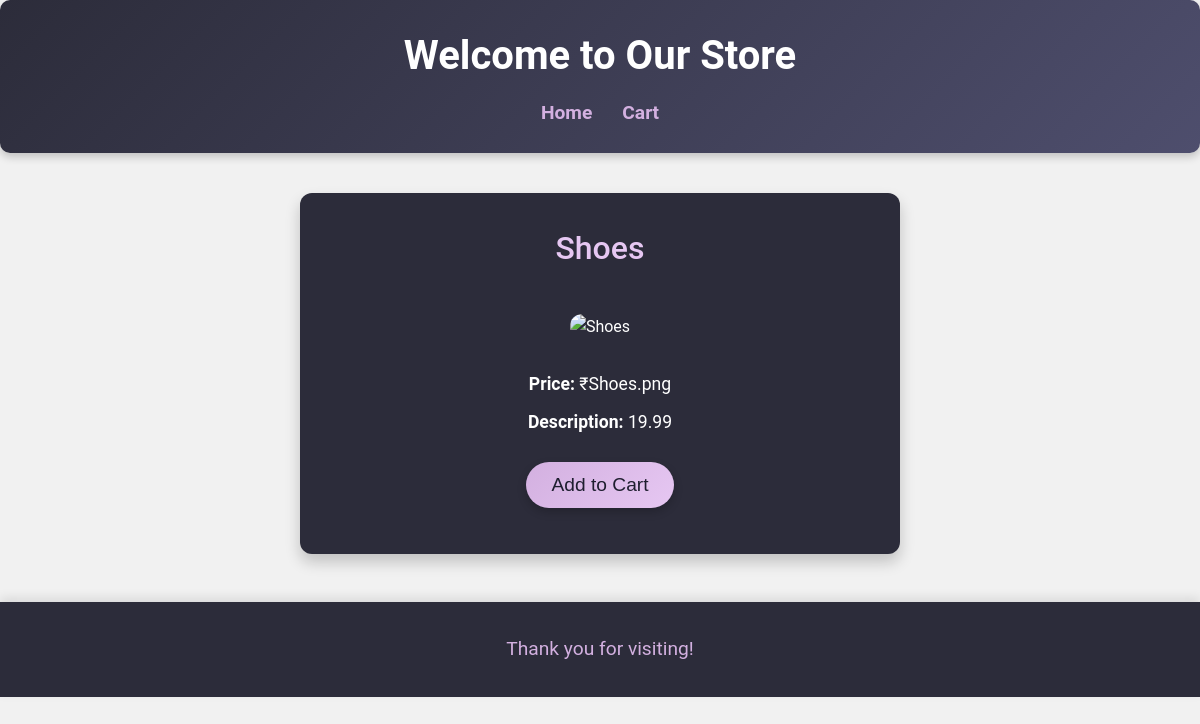
/product/5, run on the app's committed database.
### tables this page shows
CREATE TABLE products (
       id INTEGER PRIMARY KEY AUTOINCREMENT,
       name TEXT NOT NULL,
       description TEXT,
       price REAL,
       image TEXT
   );

### app.py (the view)
@app.route('/product/<int:product_id>')
def product_page(product_id):
    product_tuple = get_product_by_id(product_id)
    product_dict = {
        'id': product_tuple[0],
        'name': product_tuple[1],
        'image': product_tuple[2],
        'description': product_tuple[3],
        'price': product_tuple[4]
    }
    return render_template('product_description.html', product=product_dict)

### app.py (called while the page is built)
def get_product_by_id(product_id):
    conn = sqlite3.connect('database.db')
    c = conn.cursor()
    c.execute("SELECT * FROM products WHERE id = ?", (product_id,))
    product = c.fetchone()
    conn.close()
    return product

### templates/product_description.html (shortened to what this page needs)
<!DOCTYPE html>
<html lang="en">
<head>
    <link rel="stylesheet" href="{{ url_for('static', filename='style.css') }}">
</head>
<body>
    <header>
        <h1>Welcome to Our Store</h1>
        <nav>
            <a href="{{ url_for('index') }}">Home</a>
            <a href="{{ url_for('view_cart') }}">Cart</a>
        </nav>
    </header>
    <section class="product-description">
        <h2>{{ product['name'] }}</h2>
        <img src="{{ url_for('static', filename='images/' + (product['images.png'] | default('default.png', true))) }}" alt="{{ product['name'] }}" class="product-image">
        <p><strong>Price:</strong> ₹{{ product['price'] }}</p>
        <p><strong>Description:</strong> {{ product['description'] }}</p>
        <button class="add-to-cart" onclick="window.location.href='{{ url_for('add_to_cart', product_id=product['id']) }}'">Add to Cart</button>
    </section>
    <footer>
        <p>Thank you for visiting!</p>
    </footer>
</body>
</html>

### static/style.css (style rules this page uses)
* { margin: 0; padding: 0; box-sizing: border-box; }
:root { --background-color: #1e1e2f; --text-color: #e0e0e0; --primary-color: #2c2c3a; --accent-color: #d3b0e0; --highlight-color: #b08bc9; --button-hover: #e6c7f2; --button-shadow: rgba(0, 0, 0, 0.2); --card-shadow: rgba(0, 0, 0, 0.3); --gradient-start: #2c2c3a; --gradient-end: #3a3a4e; }
body { font-family: 'Segoe UI', Tahoma, Geneva, Verdana, sans-serif; background-color: var(--background-color); color: var(--text-color); line-height: 1.6; transition: background-color 0.3s ease; }
h1, h2, h3 { font-family: 'Roboto', sans-serif; color: var(--accent-color); text-align: center; font-weight: 500; }
header { background-color: var(--primary-color); color: var(--accent-color); padding: 1.5rem; text-align: center; box-shadow: 0 6px 15px var(--card-shadow); border-radius: 10px; }
nav { margin-top: 1rem; display: flex; justify-content: center; }
nav a { color: var(--accent-color); text-decoration: none; margin: 0 20px; font-weight: 600; font-size: 1.1rem; transition: color 0.3s ease; }
.product-image { width: 100%; height: auto; border-radius: 10px; margin-bottom: 1.5rem; transition: transform 0.3s ease; }
.view-details, .add-to-cart { display: inline-block; background: linear-gradient(135deg, var(--accent-color), var(--highlight-color)); color: var(--background-color); padding: 0.6rem 1.2rem; margin: 1rem 0; border-radius: 20px; font-size: 1rem; cursor: pointer; transition: transform 0.3s ease; box-shadow: 0 4px 10px var(--button-shadow); }
button, .checkout-button, .continue-shopping, .back-to-shop { background: linear-gradient(135deg, var(--accent-color), var(--highlight-color)); color: var(--background-color); padding: 1rem 1.8rem; border: none; border-radius: 30px; font-size: 1.1rem; cursor: pointer; text-align: center; transition: background-color 0.3s ease, transform 0.3s ease; display: inline-block; box-shadow: 0 6px 15px var(--button-shadow); }
footer { text-align: center; padding: 1.5rem; background-color: var(--primary-color); color: var(--accent-color); margin-top: 2rem; box-shadow: 0 -6px 20px var(--card-shadow); }
html { scroll-behavior: smooth; }

### templates/product_description.html (style rules this page uses)
body { font-family: 'Roboto', sans-serif; background-color: #f1f1f1; color: #333; margin: 0; padding: 0; box-sizing: border-box; line-height: 1.6; }
header { background: linear-gradient(135deg, #2c2c3a, #4e4e6d); color: #d3b0e0; padding: 1.5rem; text-align: center; box-shadow: 0 4px 8px rgba(0, 0, 0, 0.2); }
header h1 { margin: 0; font-size: 2.5rem; font-weight: bold; color: #fff; }
nav { margin-top: 10px; }
nav a { color: #d3b0e0; text-decoration: none; margin: 0 15px; font-size: 1.2rem; font-weight: 600; }
.product-description { text-align: center; margin: 40px auto; max-width: 600px; padding: 30px; background-color: #2c2c3a; border-radius: 12px; color: #fff; box-shadow: 0 8px 15px rgba(0, 0, 0, 0.2); transition: transform 0.3s ease, box-shadow 0.3s ease; }
.product-description h2 { color: #e6c7f2; font-size: 2rem; margin-bottom: 20px; }
.product-description p { font-size: 1.1rem; margin: 10px 0; }
.product-image { width: 100%; height: auto; border-radius: 12px; margin: 20px 0; transition: transform 0.3s ease; }
.add-to-cart { padding: 12px 25px; background: linear-gradient(135deg, #d3b0e0, #e6c7f2); color: #1e1e2f; border: none; border-radius: 30px; font-size: 1.2rem; cursor: pointer; transition: background-color 0.3s, transform 0.3s; box-shadow: 0 4px 10px rgba(0, 0, 0, 0.2); }
footer { text-align: center; padding: 2rem; background-color: #2c2c3a; color: #d3b0e0; font-size: 1.2rem; margin-top: 3rem; box-shadow: 0 -4px 10px rgba(0, 0, 0, 0.1); }

### data on the page
products: name "Shoes", price "Shoes.png", description "19.99"
